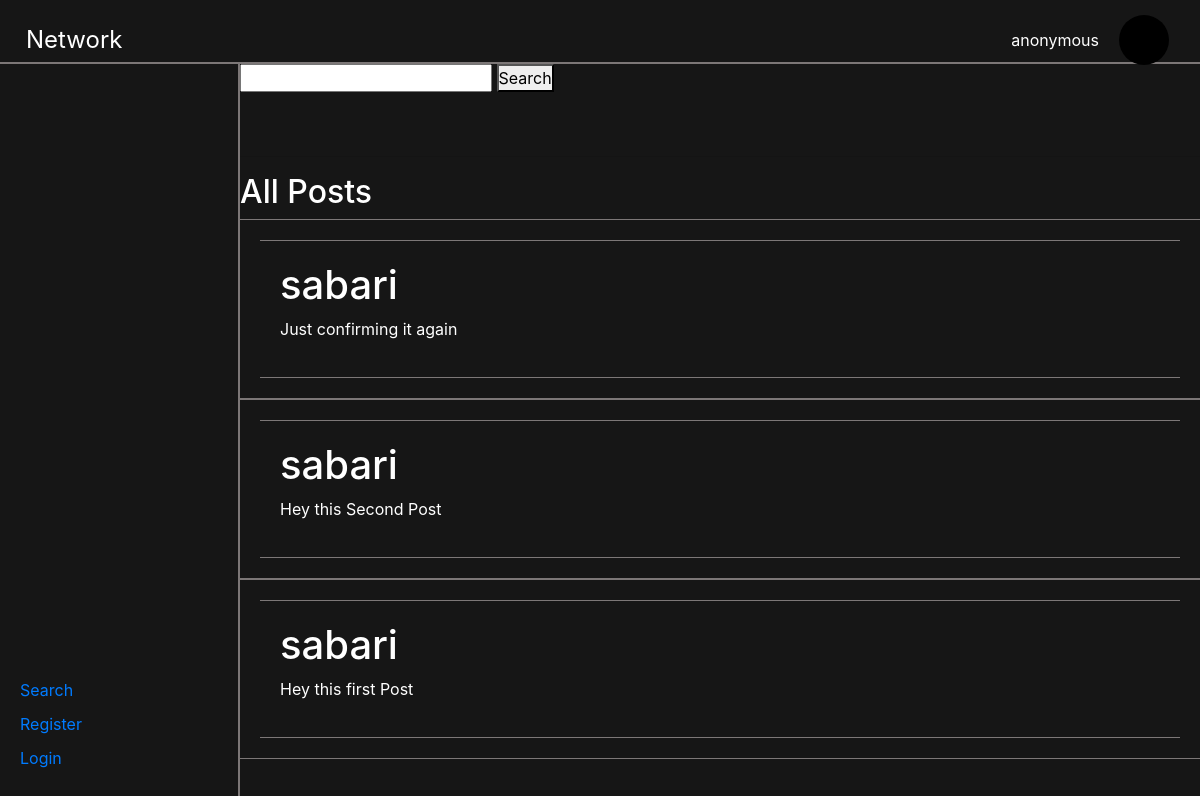
The app's page /search/, older data.
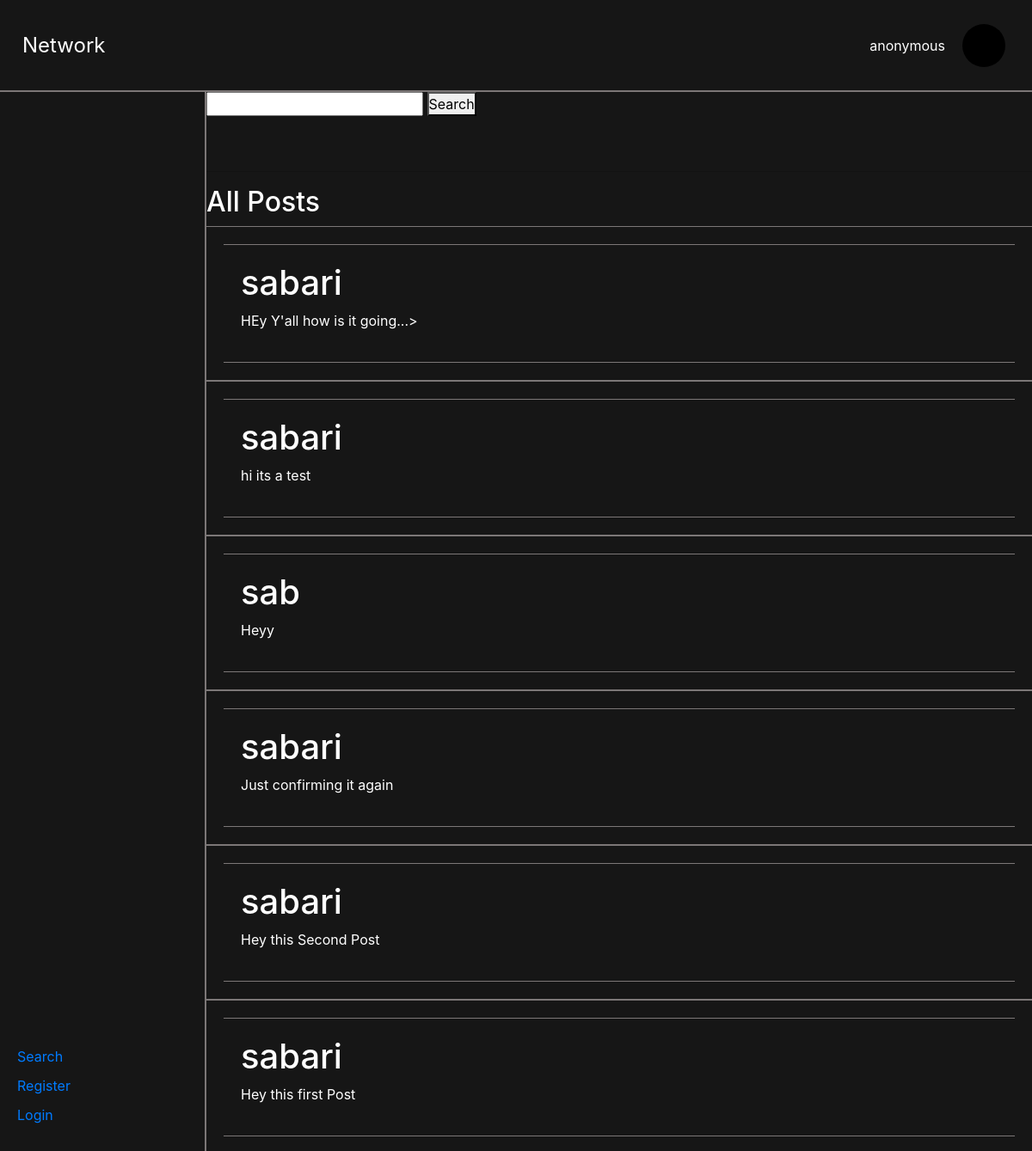
The same page, newer data.
### network/models.py (models this page shows, shortened)
class Post(models.Model):
    user = models.ForeignKey(User, on_delete=models.CASCADE)
    content = models.TextField()
    likes = models.ManyToManyField(User, related_name='likes', blank=True)
    timestamp = models.DateTimeField(auto_now_add=True)
    class Meta:
        ordering = ['-timestamp']

class User(AbstractUser):
    followers = models.ManyToManyField('self', symmetrical=False, related_name='following', blank=True)
    def __str__(self):
        return f"{self.username}"

### network/views.py (the view)
# urls.py: path("search/", views.view_search, name="search"),
def view_search(req):
    return render(req, "network/search.html", {
        "posts": Post.objects.all()
    })

### network/templates/network/search.html (shortened to what this page needs)
{% extends "network/layout.html" %}
{% load static %}
{% block body %}
    <div class="search">
        <input type="text" name="q" id="query-user">
        <button id="search-users">Search</button>
    </div>
    <div id="all-posts">
        <br>
        <br> <hr>
        <h2>All Posts</h2>
        {% for post in posts %}
            <div class="post-container">
                <div class="post-container">
                    <h1> {{post.user}} </h1>
                    <p>{{post.content}}</p>
                </div>
            </div>
        {% endfor %}
    </div>
{% endblock %}

Row changes from the older to the newer data that the page shows:
added Post: user "sabari", content "HEy Y'all how is it going...>"
added Post: user "sabari", content "hi its a test"
added Post: user "sab", content "Heyy"
